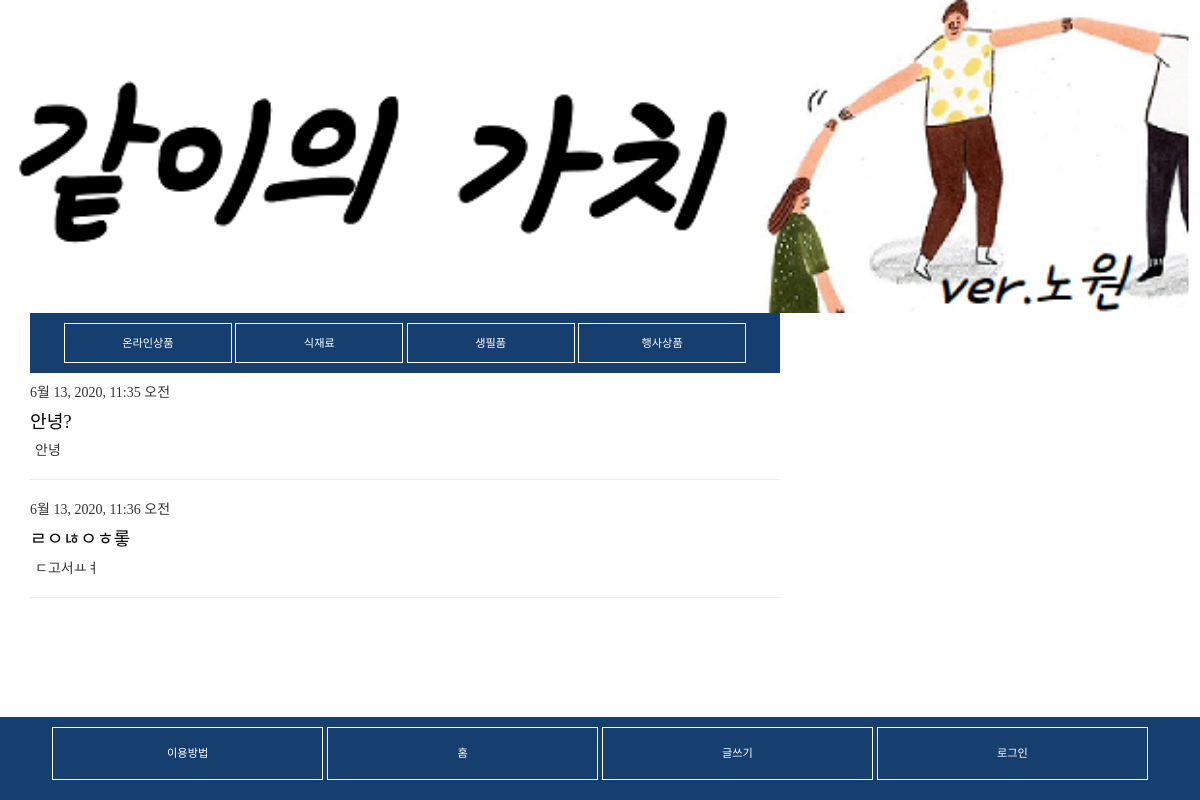
Before: / with the older database file.
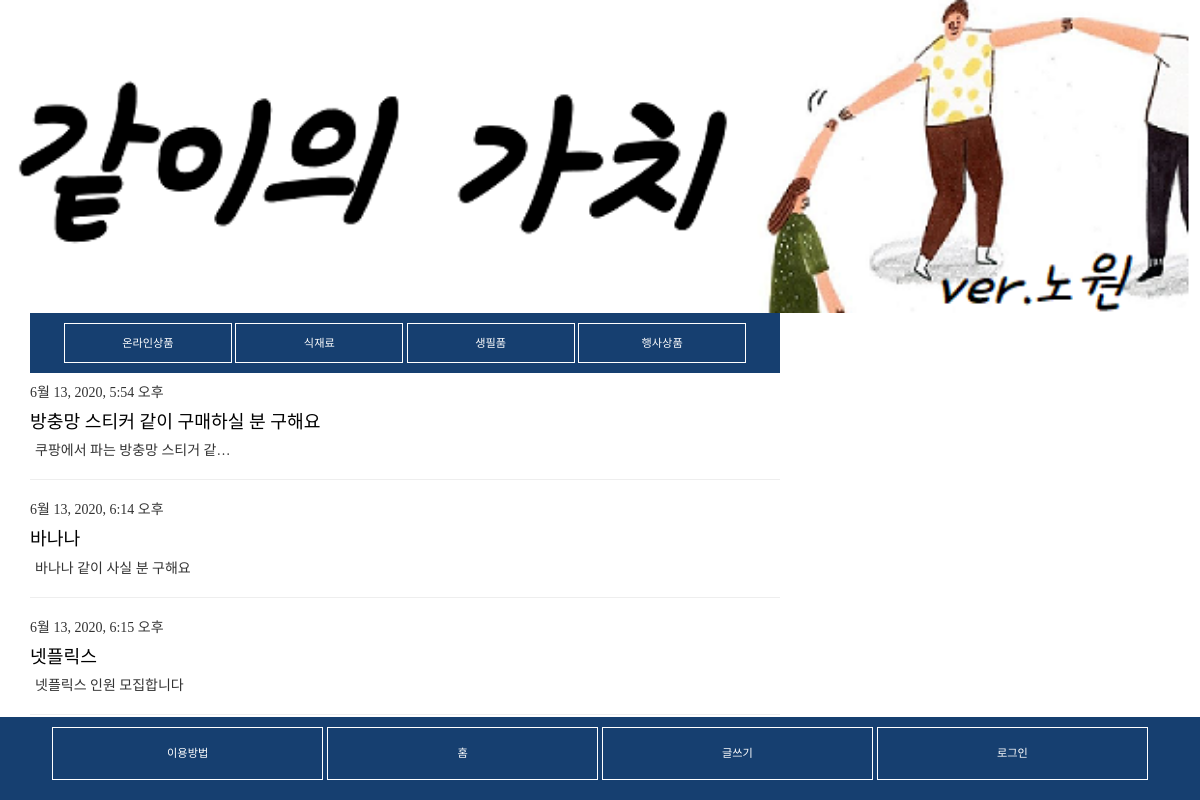
After: the same page with the newer database file.
### blog/models.py (models this page shows, shortened)
class Post(models.Model): #post:모델 이름 //models는 Post가 장고 모델임을 의미
    author = models.ForeignKey(settings.AUTH_USER_MODEL, on_delete=models.CASCADE)#다른 모델에 대한 링크
    title = models.CharField(max_length=200) #글자수가 제한된 텍스트를 정의할 때 사용, 제목같은데 사용
    text = models.TextField() #글자 수에 제한이 없는 긴 텍스트를 위한 속성. 블로그 콘텐츠 용
    created_date = models.DateTimeField( #날짜와 시간
            default=timezone.now)
    published_date = models.DateTimeField(
            blank=True, null=True)

### blog/views.py (the view)
# urls.py: path('', views.post_list, name='post_list'),
def post_list(request):
    posts=Post.objects.filter(published_date__lte=timezone.now()).order_by('published_date')
    return render(request, 'blog/post_list.html', {'posts':posts})

### blog/templates/blog/post_list.html
{% extends 'blog/base.html' %}
{% block cont %}
      <nav>
         <ul id="main-nav">
         <li><a href="{% url 'post_list' %}" class = "original">온라인상품</a></li>
         <li><a href="{% url 'post_list' %}" class = "original">식재료</a></li>
         <li><a href="{% url 'post_list' %}" class = "original">생필품</a></li>
         <li><a href="{% url 'post_list' %}" class = "original">행사상품</a></li>
         </ul>
      </nav>
      {% for post in posts %}
          <div class="post">
            <fieldset>
                  <div class="date">
                      {{ post.published_date }}
                  </div>
                  <h2><a href="{% url 'post_detail' pk=post.pk %}">{{ post.title }}</a></h2>
                  <p class = "main_text">{{ post.text|linebreaksbr }}</p>
                  <hr>
            </fieldset>
          </div>
      {% endfor %}
{% endblock %}

### blog/templates/blog/base.html (shortened to what this page needs)
<!-- {% load static %}
{% load static %}
<html lang="ko">
<head>
    <link rel="stylesheet" href="//maxcdn.bootstrapcdn.com/bootstrap/3.2.0/css/bootstrap.min.css">
    <link rel="stylesheet" href="//maxcdn.bootstrapcdn.com/bootstrap/3.2.0/css/bootstrap-theme.min.css">
</head>
<body>
  {% load staticfiles %}
         <img src ="{% static "images/title1.png" %}" class ="maintitle">
  <div class="content container">
      <div class="row">
          <div class="col-md-8">
              {% block cont %}
              {% endblock %}
          </div>
      </div>
  </div>
        <div class = "footer">
           <nav>
              <ul id="main-nav">
              <li><a href="http://127.0.0.1:5500/mysite/blog/templates/blog/howtouse.html" class = "original">이용방법</a></li>
              <li><a href="http://127.0.0.1:8000/" class = "original">홈</a></li>
              <li><a href="{% url 'post_new' %}" class = "original">글쓰기</a></li>
              <li><a href="http://127.0.0.1:5500/mysite/blog/templates/blog/login.html" class = "original">로그인</a></li>
              </ul>
           </nav>
        </div>
</body>

### blog/templates/blog/base.html (style rules this page uses)
body { background: #fff; font-family: "맑은고딕"; }
a.original { text-decoration: none; color : white; }
a { text-decoration : none; color : black; }
h2 { font-size: 1.3em; margin : 0.5em 0; }
p { font-size: 1em; }
nav { background: #163f70; margin-bottom : 10px; }
#main-nav { list-style: none; margin: 0; padding: 10px; text-align : center; }
#main-nav li { display: inline-block; color: #fff; width : 23%; font-family: "맑은 고딕", 돋움; font-size: 0.8em; padding : 1.5% 0; border-style : solid; border-width : 1px; }
.footer { position: fixed; left: 0; bottom: 0; width: 100%; background-color: #163f70; color: white; text-align: center; }
img.maintitle { display : block; width : 100%; }
.main_text { width : 200px; height : 1.3em; overflow : hidden; text-overflow : ellipsis; white-space : nowrap; margin : 5 5 0 5; }

Changed rows visible on the page:
removed Post: published_date "6월 13, 2020, 11:35 오전", title "안녕?", text "안녕"
removed Post: published_date "6월 13, 2020, 11:36 오전", title "ㄹㅇㄶㅇㅎ롷", text "ㄷ고서ㅛㅕ"
added Post: published_date "6월 13, 2020, 5:54 오후", title "방충망 스티커 같이 구매하실 분 구해요", text "쿠팡에서 파는 방충망 스티거 같…"
added Post: published_date "6월 13, 2020, 6:14 오후", title "바나나", text "바나나 같이 사실 분 구해요"
added Post: published_date "6월 13, 2020, 6:15 오후", title "넷플릭스", text "넷플릭스 인원 모집합니다"
